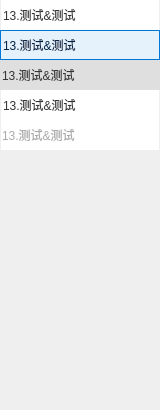
       <widget class="QWidget" name="scrollAreaWidgetContents">
        <property name="geometry">
         <rect>
          <x>0</x>
          <y>0</y>
          <width>160</width>
          <height>410</height>
         </rect>
        </property>
        <property name="styleSheet">
         <string notr="true">#scrollAreaWidgetContents {
	background-color: rgb(255, 255, 255);
}</string>
        </property>
        <layout class="QVBoxLayout" name="verticalLayout_5">
         <property name="spacing">
          <number>0</number>
         </property>
         <property name="leftMargin">
          <number>0</number>
         </property>
         <property name="topMargin">
          <number>0</number>
         </property>
         <property name="rightMargin">
          <number>0</number>
         </property>
         <property name="bottomMargin">
          <number>0</number>
         </property>
         <item>
          <widget class="QFrame" name="items">
           <property name="minimumSize">
            <size>
             <width>0</width>
             <height>200</height>
            </size>
           </property>
           <widget class="QWidget" name="widget" native="true">
            <property name="geometry">
             <rect>
              <x>0</x>
              <y>60</y>
              <width>160</width>
              <height>30</height>
             </rect>
            </property>
            <widget class="QPushButton" name="pushButton">
             <property name="geometry">
              <rect>
               <x>129</x>
               <y>0</y>
               <width>30</width>
               <height>30</height>
              </rect>
             </property>
             <property name="focusPolicy">
              <enum>Qt::NoFocus</enum>
             </property>
             <property name="styleSheet">
              <string notr="true">*{
	border: 0px;
	background-color: #00000000;
	image: url(:/icon_sub_1.png);
}
*:hover {
	background-color: #F66;
	image: url(:/icon_sub_2.png);
}
*:pressed { background-color: #F33; }</string>
             </property>
             <property name="autoDefault">
              <bool>true</bool>
             </property>
            </widget>
            <widget class="QPushButton" name="pushButton_2">
             <property name="geometry">
              <rect>
               <x>0</x>
               <y>0</y>
               <width>129</width>
               <height>30</height>
              </rect>
             </property>
             <property name="focusPolicy">
              <enum>Qt::NoFocus</enum>
             </property>
             <property name="styleSheet">
              <string notr="true">QPushButton {
	border: 0px;
	background-color: #00000000;
	color: #333;
	text-align: left;
	padding: 0px 2px;
}</string>
             </property>
             <property name="text">
              <string>13.测试&amp;&amp;测试</string>
             </property>
             <property name="autoDefault">
              <bool>true</bool>
             </property>
            </widget>
            <widget class="QWidget" name="widget_7" native="true">
             <property name="geometry">
              <rect>
               <x>0</x>
               <y>0</y>
               <width>160</width>
               <height>30</height>
              </rect>
             </property>
             <property name="styleSheet">
              <string notr="true">*:enabled{
	background-color: rgb(223, 223, 223);
}</string>
             </property>
            </widget>
            <zorder>widget_7</zorder>
            <zorder>pushButton</zorder>
            <zorder>pushButton_2</zorder>
           </widget>
           <widget class="QWidget" name="widget_2" native="true">
            <property name="geometry">
             <rect>
              <x>0</x>
              <y>0</y>
              <width>160</width>
              <height>30</height>
             </rect>
            </property>
            <property name="styleSheet">
             <string notr="true">.QWidget {
	margin: 0px 1px;
	background-color: #FFFFFF;
}
.QWidget:hover { background-color: #F0F0F0; }</string>
            </property>
            <widget class="QPushButton" name="pushButton_3">
             <property name="geometry">
              <rect>
               <x>129</x>
               <y>0</y>
               <width>30</width>
               <height>30</height>
              </rect>
             </property>
             <property name="focusPolicy">
              <enum>Qt::NoFocus</enum>
             </property>
             <property name="styleSheet">
              <string notr="true">QPushButton {
	border: 0px;
	background-color: #00000000;
	image: url(:/icon_sub_1.png);
}
QPushButton:hover {
	background-color: #F66;
	image: url(:/icon_sub_2.png);
}
QPushButton:pressed { background-color: #F33; }</string>
             </property>
             <property name="autoDefault">
              <bool>true</bool>
             </property>
            </widget>
            <widget class="QPushButton" name="pushButton_4">
             <property name="geometry">
              <rect>
               <x>1</x>
               <y>0</y>
               <width>128</width>
               <height>30</height>
              </rect>
             </property>
             <property name="focusPolicy">
              <enum>Qt::NoFocus</enum>
             </property>
             <property name="styleSheet">
              <string notr="true">QPushButton {
	border: 0px;
	background-color: #00000000;
	color: #333;
	text-align: left;
	padding: 0px 2px;
}</string>
             </property>
             <property name="text">
              <string>13.测试&amp;&amp;测试</string>
             </property>
             <property name="autoDefault">
              <bool>true</bool>
             </property>
            </widget>
           </widget>
           <widget class="QWidget" name="widget_3" native="true">
            <property name="geometry">
             <rect>
              <x>0</x>
              <y>30</y>
              <width>160</width>
              <height>30</height>
             </rect>
            </property>
            <property name="styleSheet">
             <string notr="true">.QWidget {
	padding: 0px 1px;
	border: 1px solid #0078D7;
	background-color: #E5F1FB;
	color: #024;
}</string>
            </property>
            <widget class="QPushButton" name="pushButton_5">
             <property name="geometry">
              <rect>
               <x>129</x>
               <y>0</y>
               <width>30</width>
               <height>30</height>
              </rect>
             </property>
             <property name="focusPolicy">
              <enum>Qt::NoFocus</enum>
             </property>
             <property name="styleSheet">
              <string notr="true">QPushButton {
	margin: 1px 0px 1px 1px;
	border: 0px;
	background-color: #00000000;
	image: url(:/icon_sub_1.png);
}
QPushButton:hover {
	background-color: #F66;
	image: url(:/icon_sub_2.png);
}
QPushButton:pressed { background-color: #F33; }</string>
             </property>
             <property name="autoDefault">
              <bool>true</bool>
             </property>
            </widget>
            <widget class="QPushButton" name="pushButton_6">
             <property name="geometry">
              <rect>
               <x>1</x>
               <y>0</y>
               <width>128</width>
               <height>30</height>
              </rect>
             </property>
             <property name="focusPolicy">
              <enum>Qt::NoFocus</enum>
             </property>
             <property name="styleSheet">
              <string notr="true">QPushButton {
	border: 0px;
	background-color: #00000000;
	color: #024;
	text-align: left;
	padding: 0px 2px;
}</string>
             </property>
             <property name="text">
              <string>13.测试&amp;&amp;测试</string>
             </property>
             <property name="autoDefault">
              <bool>true</bool>
             </property>
            </widget>
           </widget>
           <widget class="QWidget" name="widget_4" native="true">
            <property name="geometry">
             <rect>
              <x>0</x>
              <y>90</y>
              <width>160</width>
              <height>30</height>
             </rect>
            </property>
            <property name="styleSheet">
             <string notr="true">.QWidget {
	margin: 0px 1px;
	background-color: #FFFFFF;
}
.QWidget:hover { background-color: #F0F0F0; }</string>
            </property>
            <widget class="QPushButton" name="pushButton_7">
             <property name="geometry">
              <rect>
               <x>129</x>
               <y>0</y>
               <width>30</width>
               <height>30</height>
              </rect>
             </property>
             <property name="focusPolicy">
              <enum>Qt::NoFocus</enum>
             </property>
             <property name="styleSheet">
              <string notr="true">QPushButton {
	border: 0px;
	background-color: #00000000;
	image: url(:/icon_sub_1.png);
}
QPushButton:hover {
	background-color: #F66;
	image: url(:/icon_sub_2.png);
}
QPushButton:pressed { background-color: #D33; }</string>
             </property>
             <property name="autoDefault">
              <bool>true</bool>
             </property>
            </widget>
            <widget class="QPushButton" name="pushButton_8">
             <property name="geometry">
              <rect>
               <x>1</x>
               <y>0</y>
               <width>128</width>
               <height>30</height>
              </rect>
             </property>
             <property name="focusPolicy">
              <enum>Qt::NoFocus</enum>
             </property>
             <property name="styleSheet">
              <string notr="true">QPushButton {
	border: 0px;
	background-color: #00000000;
	color: #333;
	text-align: left;
	padding: 0px 2px;
}</string>
             </property>
             <property name="text">
              <string>13.测试&amp;&amp;测试</string>
             </property>
             <property name="autoDefault">
              <bool>true</bool>
             </property>
            </widget>
           </widget>
           <widget class="QWidget" name="widget_5" native="true">
            <property name="geometry">
             <rect>
              <x>0</x>
              <y>120</y>
              <width>160</width>
              <height>30</height>
             </rect>
            </property>
            <property name="styleSheet">
             <string notr="true"/>
            </property>
            <widget class="QWidget" name="widget_6" native="true">
             <property name="geometry">
              <rect>
               <x>0</x>
               <y>0</y>
               <width>160</width>
               <height>30</height>
              </rect>
             </property>
             <property name="styleSheet">
              <string notr="true">.QWidget { 
	margin: 0px 1px;
	background-color: #FFFFFF;
}
.QWidget:hover { background-color: #F0F0F0; }</string>
             </property>
             <widget class="QPushButton" name="pushButton_9">
              <property name="geometry">
               <rect>
                <x>129</x>
                <y>0</y>
                <width>30</width>
                <height>30</height>
               </rect>
              </property>
              <property name="focusPolicy">
               <enum>Qt::NoFocus</enum>
              </property>
              <property name="styleSheet">
               <string notr="true">QPushButton {
	border: 0px;
	background-color: #00000000;
	image: url(:/icon_add_1.png);
}
QPushButton:hover {
	background-color: #EE66FF66;
	image: url(:/icon_add_2.png);
}
QPushButton:pressed {
	background-color: #6D6;
}</string>
              </property>
              <property name="autoDefault">
               <bool>true</bool>
              </property>
             </widget>
             <widget class="QPushButton" name="pushButton_10">
              <property name="geometry">
               <rect>
                <x>0</x>
                <y>0</y>
                <width>129</width>
                <height>30</height>
               </rect>
              </property>
              <property name="focusPolicy">
               <enum>Qt::NoFocus</enum>
              </property>
              <property name="styleSheet">
               <string notr="true">QPushButton {
	border: 0px;
	background-color: #00000000;
	text-align: left;
	padding: 0px 2px;
	color: #AAA;
}</string>
              </property>
              <property name="text">
               <string>13.测试&amp;&amp;测试</string>
              </property>
              <property name="autoDefault">
               <bool>true</bool>
              </property>
             </widget>
            </widget>
           </widget>
          </widget>
         </item>
         <item>
          <spacer name="verticalSpacer_3">
           <property name="orientation">
            <enum>Qt::Vertical</enum>
           </property>
           <property name="sizeHint" stdset="0">
            <size>
             <width>20</width>
             <height>40</height>
            </size>
           </property>
          </spacer>
         </item>
        </layout>
       </widget>
